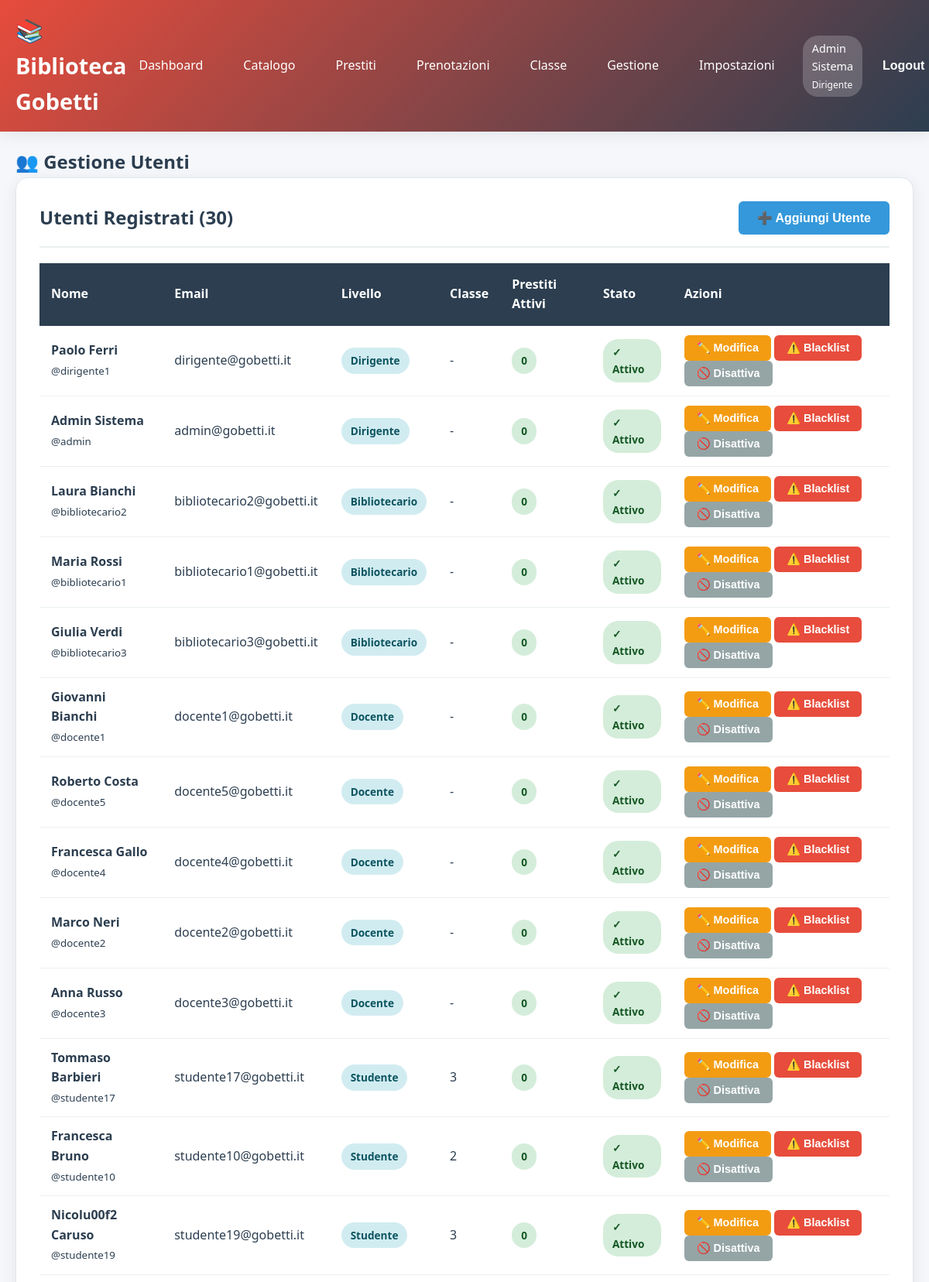
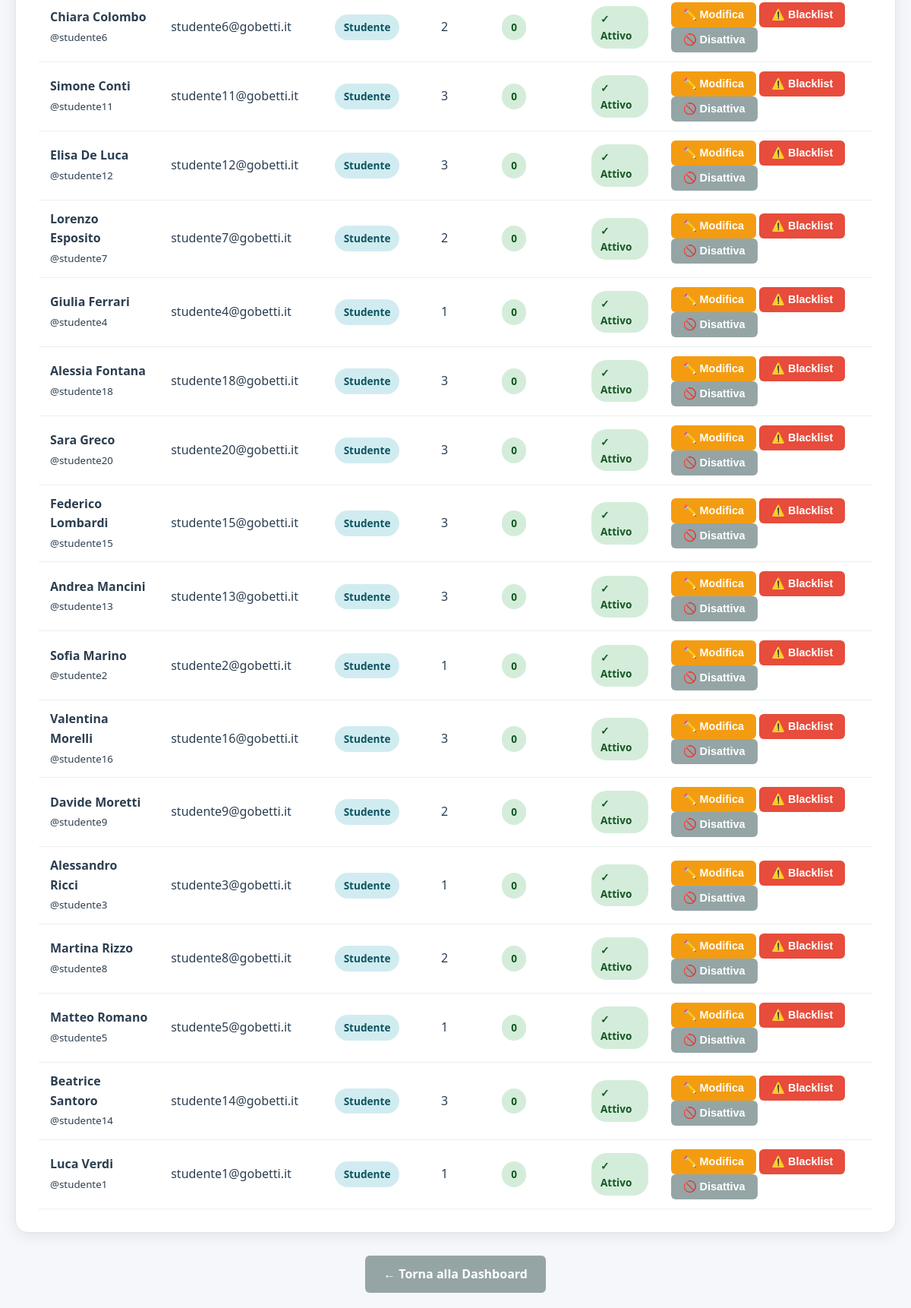
The app's page /admin/gestione_utenti.php (signed in) with its own data (2 pictures, top to bottom).
### tables this page shows
CREATE TABLE IF NOT EXISTS utenti (
    id INT AUTO_INCREMENT PRIMARY KEY,
    username VARCHAR(50) UNIQUE NOT NULL,
    password VARCHAR(255) NOT NULL,
    nome VARCHAR(100) NOT NULL,
    cognome VARCHAR(100) NOT NULL,
    email VARCHAR(150) UNIQUE NOT NULL,
    livello INT NOT NULL DEFAULT 100,
    classe_id INT NULL,
    in_blacklist BOOLEAN DEFAULT FALSE,
    motivo_blacklist TEXT NULL,
    data_inizio_blacklist DATETIME NULL,
    data_creazione TIMESTAMP DEFAULT CURRENT_TIMESTAMP,
    ultimo_accesso TIMESTAMP NULL,
    attivo BOOLEAN DEFAULT TRUE,
    INDEX idx_livello (livello),
    INDEX idx_blacklist (in_blacklist),
    INDEX idx_classe (classe_id)
);

CREATE TABLE IF NOT EXISTS classi (
    id INT AUTO_INCREMENT PRIMARY KEY,
    nome VARCHAR(50) NOT NULL,
    sezione VARCHAR(10) DEFAULT NULL,
    anno_scolastico VARCHAR(20) NOT NULL,
    numero_studenti INT DEFAULT 0,
    attiva BOOLEAN DEFAULT TRUE,
    UNIQUE KEY unique_classe (nome, sezione, anno_scolastico)
);

### includes/functions.php (called while the page is built, shortened)
<?php
function isLogged() {
    return isset($_SESSION['user_id']) && isset($_SESSION['livello']);
}
function hasMinLevel($livello_minimo) {
    return $_SESSION['livello'] >= $livello_minimo;
}
function getCurrentUser() {
    $db = getDB();
    $stmt = $db->prepare("SELECT * FROM utenti WHERE id = ?");
    $stmt->execute([$_SESSION['user_id']]);
    return $stmt->fetch();
}
function e($string) {
    return htmlspecialchars($string, ENT_QUOTES, 'UTF-8');
}
?>

### admin/gestione_utenti.php (the view, shortened to what this page needs)
<?php
require_once '../includes/functions.php';
$db = getDB();
$utenti = $db->query("
    SELECT u.*, c.nome as classe_nome,
           (SELECT COUNT(*) FROM prestiti WHERE utente_id = u.id AND stato IN ('attivo', 'in_ritardo')) as prestiti_attivi
    FROM utenti u
    LEFT JOIN classi c ON u.classe_id = c.id
    ORDER BY u.livello DESC, u.cognome, u.nome
")->fetchAll();
?>
<!DOCTYPE html>
<html lang="it">
<head>
    <link rel="stylesheet" href="../assets/css/style.css">
</head>
<body data-livello="<?php echo $_SESSION['livello']; ?>">
    <?php include '../includes/header.php'; ?>
    <div class="container">
        <h2>👥 Gestione Utenti</h2>
        <div class="card">
            <div class="card-header flex-between">
                <h3 class="card-title">Utenti Registrati (<?php echo count($utenti); ?>)</h3>
                <button onclick="openModal('modal-aggiungi-utente')" class="btn btn-primary">
                    ➕ Aggiungi Utente
                </button>
            </div>
            <div class="table-container">
                <table class="table">
                    <thead>
                        <tr>
                            <th>Nome</th>
                            <th>Email</th>
                            <th>Livello</th>
                            <th>Classe</th>
                            <th>Prestiti Attivi</th>
                            <th>Stato</th>
                            <th>Azioni</th>
                        </tr>
                    </thead>
                    <tbody>
                        <?php foreach ($utenti as $utente): ?>
                            <tr>
                                <td>
                                    <strong><?php echo e($utente['nome'] . ' ' . $utente['cognome']); ?></strong><br>
                                    <small>@<?php echo e($utente['username']); ?></small>
                                </td>
                                <td><?php echo e($utente['email']); ?></td>
                                <td>
                                    <span class="badge badge-info">
                                        <?php echo $livelli_nomi[$utente['livello']] ?? "Livello {$utente['livello']}"; ?>
                                    </span>
                                </td>
                                <td><?php echo e($utente['classe_nome'] ?: '-'); ?></td>
                                <td>
                                    <?php if ($utente['prestiti_attivi'] > 0): ?>
                                        <span class="badge badge-warning"><?php echo $utente['prestiti_attivi']; ?></span>
                                    <?php else: ?>
                                        <span class="badge badge-success">0</span>
                                    <?php endif; ?>
                                </td>
                                <td>
                                    <?php if ($utente['in_blacklist']): ?>
                                        <span class="badge badge-danger">⚠️ Blacklist</span>
                                    <?php elseif (!$utente['attivo']): ?>
                                        <span class="badge badge-secondary">Disattivo</span>
                                    <?php else: ?>
                                        <span class="badge badge-success">✓ Attivo</span>
                                    <?php endif; ?>
                                </td>
                                <td>
                                    <button onclick="openModal('modal-modifica-<?php echo $utente['id']; ?>')" class="btn btn-warning btn-sm">
                                        ✏️ Modifica
                                    </button>
                                    <?php if (hasMinLevel(LIVELLO_BIBLIOTECARIO)): ?>
                                        <form method="POST" style="display: inline;">
                                            <button type="submit" class="btn <?php echo $utente['in_blacklist'] ? 'btn-success' : 'btn-danger'; ?> btn-sm">
                                                <?php echo $utente['in_blacklist'] ? '✓ Sblocca' : '⚠️ Blacklist'; ?>
                                            </button>
                                        </form>
                                    <?php endif; ?>
                                    <form method="POST" style="display: inline;">
                                        <button type="submit" class="btn btn-secondary btn-sm">
                                            <?php echo $utente['attivo'] ? '🚫 Disattiva' : '✓ Attiva'; ?>
                                        </button>
                                    </form>
                                </td>
                            </tr>
                        <?php endforeach; ?>
                    </tbody>
                </table>
            </div>
        </div>
        <div style="margin-top: 30px; text-align: center;">
            <a href="../user/dashboard.php" class="btn btn-secondary">← Torna alla Dashboard</a>
        </div>
    </div>
</body>
</html>

### includes/header.php (shortened to what this page needs)
<?php
$user = getCurrentUser();
$livelli_nomi = [
    100 => 'Studente',
    300 => 'Docente',
    320 => 'Bibliotecario',
    400 => 'Tecnico',
    500 => 'Collaboratore',
    600 => 'Amministrativo',
    900 => 'Dirigente'
];
$ruolo = $livelli_nomi[$user['livello']] ?? 'Utente';
?>
<header class="header">
    <div class="header-content">
        <h1>📚 Biblioteca Gobetti</h1>
        <nav class="header-nav">
            <a href="/biblioteca_gobetti/user/dashboard.php">Dashboard</a>
            <a href="/biblioteca_gobetti/user/catalogo.php">Catalogo</a>
            <a href="/biblioteca_gobetti/user/prestiti.php">Prestiti</a>
            <a href="/biblioteca_gobetti/user/prenotazioni.php">Prenotazioni</a>
            <?php if (hasMinLevel(LIVELLO_DOCENTE)): ?>
                <a href="/biblioteca_gobetti/user/prenotazioni_classe.php">Classe</a>
            <?php endif; ?>
            <?php if (hasMinLevel(LIVELLO_BIBLIOTECARIO)): ?>
                <a href="/biblioteca_gobetti/admin/gestione_prestiti.php">Gestione</a>
            <?php endif; ?>
            <?php if (hasMinLevel(LIVELLO_AMMINISTRATIVO)): ?>
                <a href="/biblioteca_gobetti/admin/impostazioni.php">Impostazioni</a>
            <?php endif; ?>
            <div class="user-info">
                <span class="user-badge">
                    <?php echo e($user['nome'] . ' ' . $user['cognome']); ?>
                    <br>
                    <small><?php echo $ruolo; ?></small>
                </span>
                <form method="POST" action="/biblioteca_gobetti/user/logout.php" style="display: inline;">
                    <button type="submit" class="btn btn-secondary btn-sm">Logout</button>
                </form>
            </div>
        </nav>
    </div>
</header>

### assets/css/style.css (style rules this page uses)
:root { --primary-color: #2c3e50; --secondary-color: #3498db; --success-color: #27ae60; --danger-color: #e74c3c; --warning-color: #f39c12; --light-bg: #ecf0f1; --dark-text: #2c3e50; --border-color: #e0e6ed; --shadow: 0 4px 20px rgba(0,0,0,0.08); --shadow-hover: 0 8px 30px rgba(0,0,0,0.15); --color-studente: #3498db; --color-docente: #9b59b6; --color-bibliotecario: #e67e22; --color-admin: #e74c3c; --color-dirigente: #c0392b; }
body[data-livello="320"], body[data-livello="600"], body[data-livello="900"] { --user-color: var(--color-admin); }
* { margin: 0; padding: 0; box-sizing: border-box; }
body { font-family: 'Segoe UI', Tahoma, Geneva, Verdana, sans-serif; background-color: #f5f7fa; color: var(--dark-text); line-height: 1.6; }
.container { max-width: 1400px; margin: 0 auto; padding: 20px; }
.header { background: linear-gradient(135deg, var(--user-color, var(--primary-color)) 0%, #2c3e50 100%); color: white; padding: 1rem 0; box-shadow: var(--shadow); position: sticky; top: 0; z-index: 1000; }
.header-content { max-width: 1400px; margin: 0 auto; padding: 0 20px; display: flex; justify-content: space-between; align-items: center; }
.header h1 { font-size: 1.8rem; font-weight: 600; }
.header-nav { display: flex; gap: 20px; align-items: center; }
.header-nav a, .header-nav button { color: white; text-decoration: none; padding: 8px 16px; border-radius: 6px; transition: background-color 0.3s; background: none; border: none; cursor: pointer; font-size: 1rem; }
.user-info { display: flex; align-items: center; gap: 10px; }
.user-badge { background-color: rgba(255, 255, 255, 0.2); padding: 5px 12px; border-radius: 20px; font-size: 0.9rem; }
.card { background: white; border-radius: 16px; padding: 30px; margin-bottom: 25px; box-shadow: var(--shadow); transition: transform 0.3s ease, box-shadow 0.3s ease; border: 1px solid var(--border-color); }
.card-header { border-bottom: 2px solid var(--light-bg); padding-bottom: 15px; margin-bottom: 20px; }
.card-title { font-size: 1.5rem; color: var(--primary-color); font-weight: 600; }
.btn { display: inline-block; padding: 12px 24px; border: none; border-radius: 6px; font-size: 1rem; font-weight: 600; cursor: pointer; transition: all 0.3s; text-decoration: none; text-align: center; }
.btn-primary { background-color: var(--secondary-color); color: white; }
.btn-danger { background-color: var(--danger-color); color: white; }
.btn-warning { background-color: var(--warning-color); color: white; }
.btn-secondary { background-color: #95a5a6; color: white; }
.btn-sm { padding: 8px 16px; font-size: 0.9rem; }
.table-container { overflow-x: auto; }
.table { width: 100%; border-collapse: collapse; background: white; }
.table th { background-color: var(--primary-color); color: white; padding: 15px; text-align: left; font-weight: 600; }
.table td { padding: 12px 15px; border-bottom: 1px solid var(--light-bg); }
.badge { display: inline-block; padding: 6px 12px; border-radius: 20px; font-size: 0.85rem; font-weight: 600; }
.badge-success { background-color: #d4edda; color: #155724; }
.badge-info { background-color: #d1ecf1; color: #0c5460; }
.flex-between { display: flex; justify-content: space-between; align-items: center; }

### records on screen
utenti: nome+cognome "Admin Sistema", livello "Dirigente", username "admin", email "admin@gobetti.it", classe_nome "-", in_blacklist "✓ Attivo", attivo "🚫 Disattiva"
utenti: nome+cognome "Paolo Ferri", username "dirigente1", email "dirigente@gobetti.it", livello "Dirigente", classe_nome "-", in_blacklist "✓ Attivo", attivo "🚫 Disattiva"
utenti: nome+cognome "Laura Bianchi", username "bibliotecario2", email "bibliotecario2@gobetti.it", livello "Bibliotecario", classe_nome "-", in_blacklist "✓ Attivo", attivo "🚫 Disattiva"
utenti: nome+cognome "Maria Rossi", username "bibliotecario1", email "bibliotecario1@gobetti.it", livello "Bibliotecario", classe_nome "-", in_blacklist "✓ Attivo", attivo "🚫 Disattiva"
utenti: nome+cognome "Giulia Verdi", username "bibliotecario3", email "bibliotecario3@gobetti.it", livello "Bibliotecario", classe_nome "-", in_blacklist "✓ Attivo", attivo "🚫 Disattiva"
utenti: nome+cognome "Giovanni Bianchi", username "docente1", email "docente1@gobetti.it", livello "Docente", classe_nome "-", in_blacklist "✓ Attivo", attivo "🚫 Disattiva"
utenti: nome+cognome "Roberto Costa", username "docente5", email "docente5@gobetti.it", livello "Docente", classe_nome "-", in_blacklist "✓ Attivo", attivo "🚫 Disattiva"
utenti: nome+cognome "Francesca Gallo", username "docente4", email "docente4@gobetti.it", livello "Docente", classe_nome "-", in_blacklist "✓ Attivo", attivo "🚫 Disattiva"
utenti: nome+cognome "Marco Neri", username "docente2", email "docente2@gobetti.it", livello "Docente", classe_nome "-", in_blacklist "✓ Attivo", attivo "🚫 Disattiva"
utenti: nome+cognome "Anna Russo", username "docente3", email "docente3@gobetti.it", livello "Docente", classe_nome "-", in_blacklist "✓ Attivo", attivo "🚫 Disattiva"
utenti: nome+cognome "Tommaso Barbieri", username "studente17", email "studente17@gobetti.it", livello "Studente", classi.nome "3", in_blacklist "✓ Attivo", attivo "🚫 Disattiva"
utenti: nome+cognome "Francesca Bruno", username "studente10", email "studente10@gobetti.it", livello "Studente", classi.nome "2", in_blacklist "✓ Attivo", attivo "🚫 Disattiva"
utenti: nome+cognome "Nicolu00f2 Caruso", username "studente19", email "studente19@gobetti.it", livello "Studente", classi.nome "3", in_blacklist "✓ Attivo", attivo "🚫 Disattiva"
utenti: nome+cognome "Chiara Colombo", username "studente6", email "studente6@gobetti.it", livello "Studente", classi.nome "2", in_blacklist "✓ Attivo", attivo "🚫 Disattiva"
utenti: nome+cognome "Simone Conti", username "studente11", email "studente11@gobetti.it", livello "Studente", classi.nome "3", in_blacklist "✓ Attivo", attivo "🚫 Disattiva"
utenti: nome+cognome "Elisa De Luca", username "studente12", email "studente12@gobetti.it", livello "Studente", classi.nome "3", in_blacklist "✓ Attivo", attivo "🚫 Disattiva"
utenti: nome+cognome "Lorenzo Esposito", username "studente7", email "studente7@gobetti.it", livello "Studente", classi.nome "2", in_blacklist "✓ Attivo", attivo "🚫 Disattiva"
utenti: nome+cognome "Giulia Ferrari", username "studente4", email "studente4@gobetti.it", livello "Studente", classi.nome "1", in_blacklist "✓ Attivo", attivo "🚫 Disattiva"
utenti: nome+cognome "Alessia Fontana", username "studente18", email "studente18@gobetti.it", livello "Studente", classi.nome "3", in_blacklist "✓ Attivo", attivo "🚫 Disattiva"
utenti: nome+cognome "Sara Greco", username "studente20", email "studente20@gobetti.it", livello "Studente", classi.nome "3", in_blacklist "✓ Attivo", attivo "🚫 Disattiva"
utenti: nome+cognome "Federico Lombardi", username "studente15", email "studente15@gobetti.it", livello "Studente", classi.nome "3", in_blacklist "✓ Attivo", attivo "🚫 Disattiva"
utenti: nome+cognome "Andrea Mancini", username "studente13", email "studente13@gobetti.it", livello "Studente", classi.nome "3", in_blacklist "✓ Attivo", attivo "🚫 Disattiva"
utenti: nome+cognome "Sofia Marino", username "studente2", email "studente2@gobetti.it", livello "Studente", classi.nome "1", in_blacklist "✓ Attivo", attivo "🚫 Disattiva"
utenti: nome+cognome "Valentina Morelli", username "studente16", email "studente16@gobetti.it", livello "Studente", classi.nome "3", in_blacklist "✓ Attivo", attivo "🚫 Disattiva"
utenti: nome+cognome "Davide Moretti", username "studente9", email "studente9@gobetti.it", livello "Studente", classi.nome "2", in_blacklist "✓ Attivo", attivo "🚫 Disattiva"
utenti: nome+cognome "Alessandro Ricci", username "studente3", email "studente3@gobetti.it", livello "Studente", classi.nome "1", in_blacklist "✓ Attivo", attivo "🚫 Disattiva"
utenti: nome+cognome "Martina Rizzo", username "studente8", email "studente8@gobetti.it", livello "Studente", classi.nome "2", in_blacklist "✓ Attivo", attivo "🚫 Disattiva"
utenti: nome+cognome "Matteo Romano", username "studente5", email "studente5@gobetti.it", livello "Studente", classi.nome "1", in_blacklist "✓ Attivo", attivo "🚫 Disattiva"
utenti: nome+cognome "Beatrice Santoro", username "studente14", email "studente14@gobetti.it", livello "Studente", classi.nome "3", in_blacklist "✓ Attivo", attivo "🚫 Disattiva"
utenti: nome+cognome "Luca Verdi", username "studente1", email "studente1@gobetti.it", livello "Studente", classi.nome "1", in_blacklist "✓ Attivo", attivo "🚫 Disattiva"

### other values on screen
count($utenti) "30"
